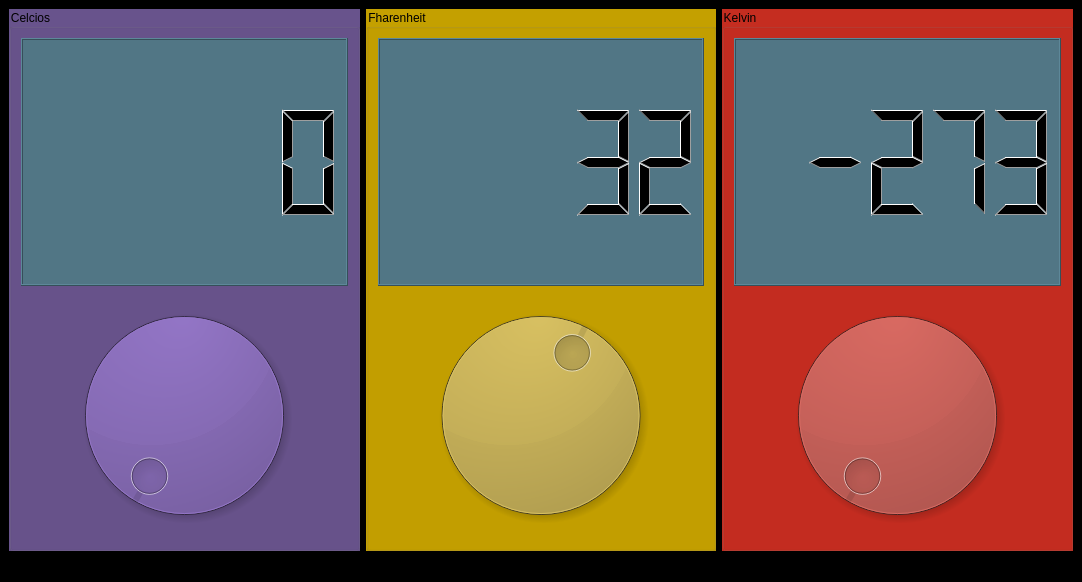
<?xml version="1.0" encoding="UTF-8"?>
<ui version="4.0">
 <class>Principal</class>
 <widget class="QMainWindow" name="Principal">
  <property name="geometry">
   <rect>
    <x>0</x>
    <y>0</y>
    <width>1082</width>
    <height>582</height>
   </rect>
  </property>
  <property name="windowTitle">
   <string>TERMOSTATO</string>
  </property>
  <property name="windowIcon">
   <iconset>
    <normaloff>../../../../Downloads/termostato.png</normaloff>../../../../Downloads/termostato.png</iconset>
  </property>
  <property name="styleSheet">
   <string notr="true">background-color: rgb(0, 0, 0);</string>
  </property>
  <widget class="QWidget" name="centralwidget">
   <layout class="QHBoxLayout" name="horizontalLayout">
    <item>
     <widget class="QGroupBox" name="groupBox">
      <property name="styleSheet">
       <string notr="true">background-color: rgb(104, 83, 140);
font: 75 11pt &quot;Ubuntu Condensed&quot;;
color: rgb(0, 0, 0);</string>
      </property>
      <property name="title">
       <string>Celcios</string>
      </property>
      <layout class="QVBoxLayout" name="verticalLayout">
       <item>
        <widget class="QLCDNumber" name="outCent">
         <property name="styleSheet">
          <string notr="true">background-color: rgb(81, 118, 133);
color: rgb(0, 0, 0);</string>
         </property>
        </widget>
       </item>
       <item>
        <widget class="QDial" name="inCent">
         <property name="minimum">
          <number>0</number>
         </property>
         <property name="maximum">
          <number>99</number>
         </property>
        </widget>
       </item>
      </layout>
     </widget>
    </item>
    <item>
     <widget class="QGroupBox" name="groupBox_2">
      <property name="styleSheet">
       <string notr="true">background-color: rgb(196, 160, 0);
font: 75 11pt &quot;Ubuntu Condensed&quot;;
color: rgb(0, 0, 0);</string>
      </property>
      <property name="title">
       <string>Fharenheit</string>
      </property>
      <layout class="QVBoxLayout" name="verticalLayout_2">
       <item>
        <widget class="QLCDNumber" name="outFhar">
         <property name="styleSheet">
          <string notr="true">background-color: rgb(81, 118, 133);
color: rgb(0, 0, 0);

</string>
         </property>
         <property name="value" stdset="0">
          <double>32.000000000000000</double>
         </property>
        </widget>
       </item>
       <item>
        <widget class="QDial" name="inFhar">
         <property name="minimum">
          <number>-215</number>
         </property>
         <property name="maximum">
          <number>210</number>
         </property>
         <property name="value">
          <number>35</number>
         </property>
        </widget>
       </item>
      </layout>
     </widget>
    </item>
    <item>
     <widget class="QGroupBox" name="groupBox_3">
      <property name="styleSheet">
       <string notr="true">font: 75 11pt &quot;Ubuntu Condensed&quot;;
background-color: rgb(197, 45, 32);
color: rgb(0, 0, 0);
</string>
      </property>
      <property name="title">
       <string>Kelvin</string>
      </property>
      <layout class="QVBoxLayout" name="verticalLayout_3">
       <item>
        <widget class="QLCDNumber" name="outKel">
         <property name="styleSheet">
          <string notr="true">background-color: rgb(81, 118, 133);
color: rgb(0, 0, 0);</string>
         </property>
         <property name="value" stdset="0">
          <double>-273.000000000000000</double>
         </property>
        </widget>
       </item>
       <item>
        <widget class="QDial" name="inKel">
         <property name="minimum">
          <number>273</number>
         </property>
         <property name="maximum">
          <number>372</number>
         </property>
        </widget>
       </item>
      </layout>
     </widget>
    </item>
   </layout>
  </widget>
  <widget class="QMenuBar" name="menubar">
   <property name="geometry">
    <rect>
     <x>0</x>
     <y>0</y>
     <width>1082</width>
     <height>25</height>
    </rect>
   </property>
  </widget>
  <widget class="QStatusBar" name="statusbar"/>
 </widget>
 <resources/>
 <connections>
  <connection>
   <sender>inCent</sender>
   <signal>valueChanged(int)</signal>
   <receiver>outCent</receiver>
   <slot>display(int)</slot>
   <hints>
    <hint type="sourcelabel">
     <x>133</x>
     <y>370</y>
    </hint>
    <hint type="destinationlabel">
     <x>141</x>
     <y>172</y>
    </hint>
   </hints>
  </connection>
  <connection>
   <sender>inFhar</sender>
   <signal>valueChanged(int)</signal>
   <receiver>outFhar</receiver>
   <slot>display(int)</slot>
   <hints>
    <hint type="sourcelabel">
     <x>408</x>
     <y>385</y>
    </hint>
    <hint type="destinationlabel">
     <x>408</x>
     <y>172</y>
    </hint>
   </hints>
  </connection>
  <connection>
   <sender>inKel</sender>
   <signal>valueChanged(int)</signal>
   <receiver>outKel</receiver>
   <slot>display(int)</slot>
   <hints>
    <hint type="sourcelabel">
     <x>638</x>
     <y>370</y>
    </hint>
    <hint type="destinationlabel">
     <x>638</x>
     <y>167</y>
    </hint>
   </hints>
  </connection>
 </connections>
</ui>
